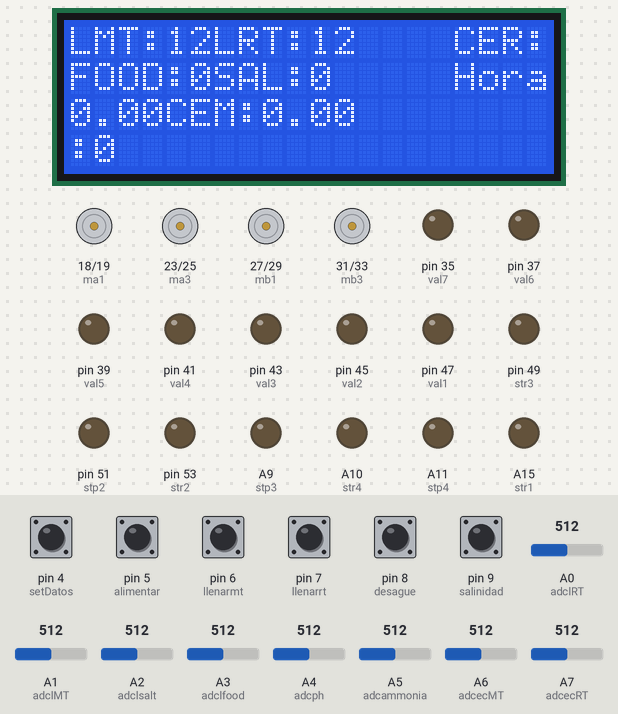
A sketch run on a simulated Arduino Mega 2560, built with avr-gcc and run on an emulated ATmega2560. Parts: 20×4 character LCD, motor-driver pin pairs drawn as motors (green arrow = first pin HIGH = forward, orange = second pin HIGH = backward, longer = more drive), output pins drawn as LEDs (lit = HIGH). The inputs (shaded band) are chosen by the test bench; at power-on: pin 4 (setDatos), pin 5 (alimentar), pin 6 (llenarmt), pin 7 (llenarrt), pin 8 (desague), pin 9 (salinidad) HIGH, A0 (adclRT) = 512, A1 (adclMT) = 512, A2 (adclsalt) = 512, A3 (adclfood) = 512, A4 (adcph) = 512, A5 (adcammonia) = 512, A6 (adcecMT) = 512, A7 (adcecRT) = 512.

Above: at 2.3 s.
2.4 s: pin 8 (desague) pulled LOW for 0.15 s
At 5.2 s:
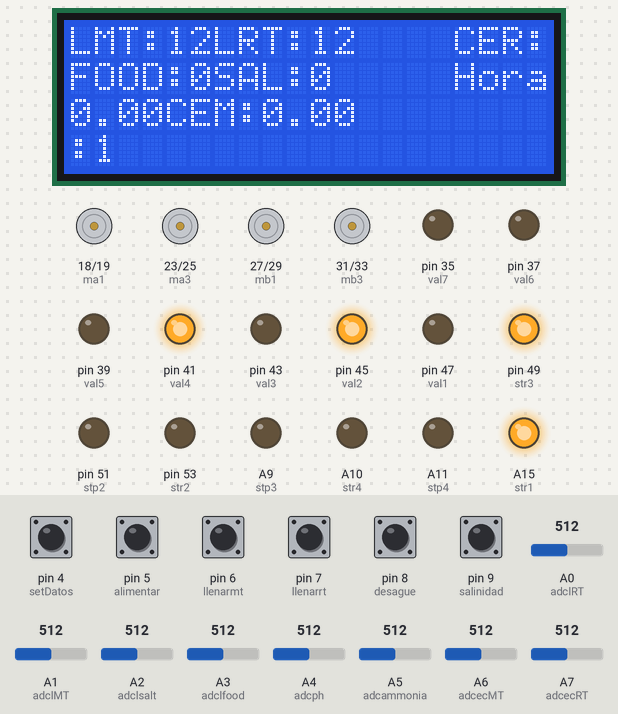
5.5 s: pin 8 (desague) pulled LOW for 1 s
At 8.9 s:
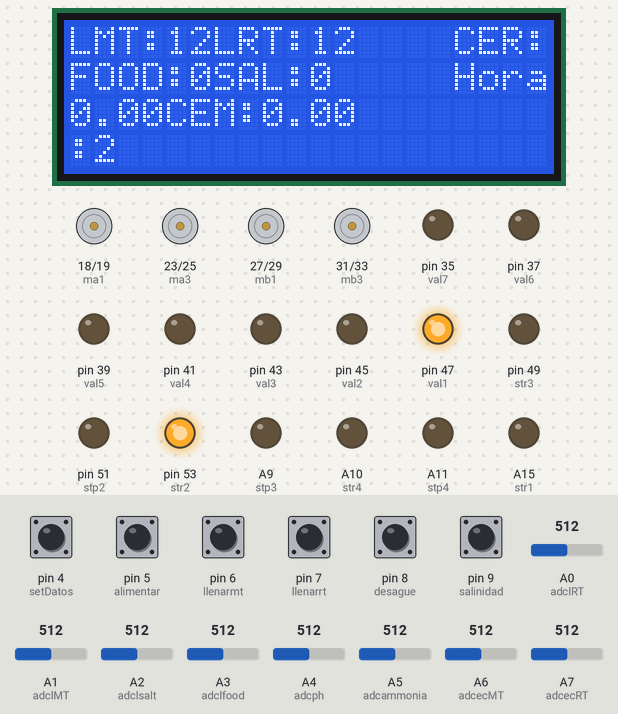
9.5 s: pin 5 (alimentar) pulled LOW for 0.15 s
At 9.86 s:
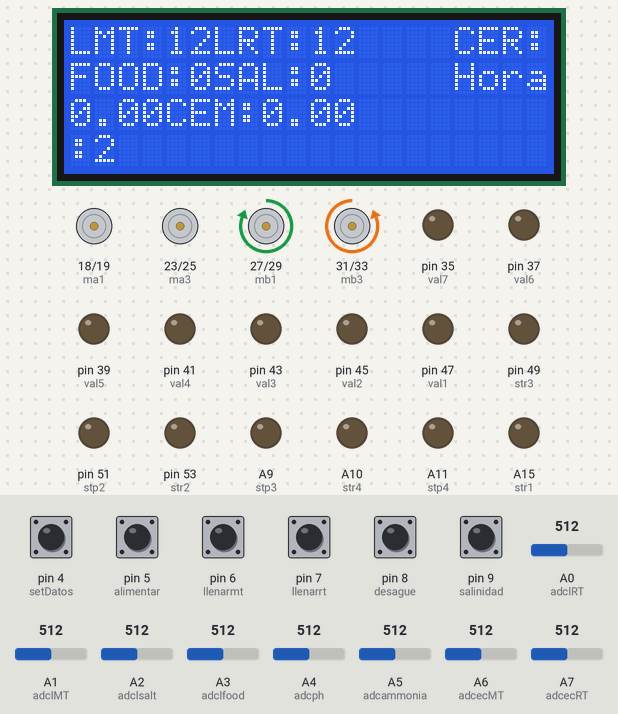
11.8 s: A0 (adclRT) set to 992
14.8 s: pin 9 (salinidad) pulled LOW for 0.15 s
At 15.1 s:
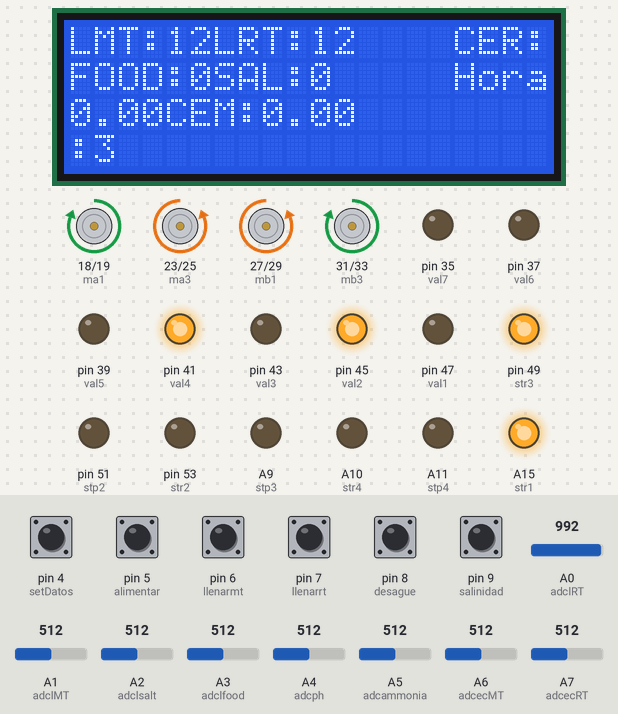
17.1 s: pin 4 (setDatos) pulled LOW for 1 s
At 18.9 s:
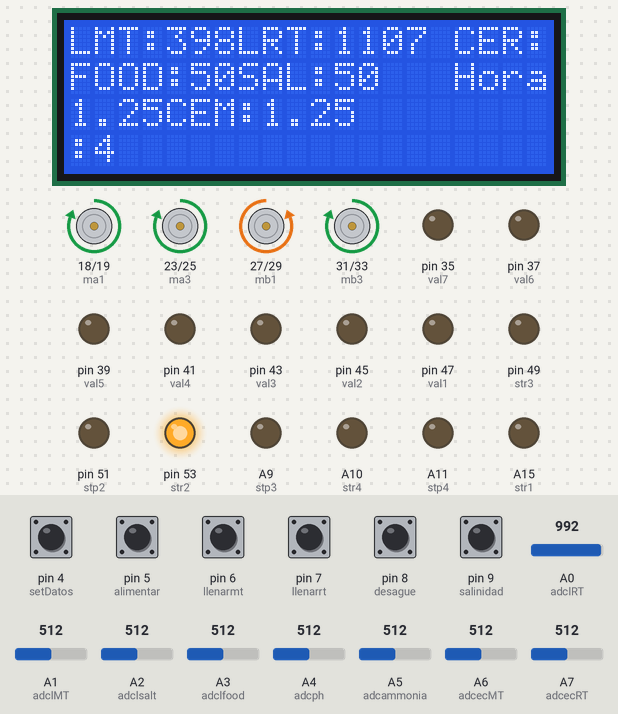
Timing chart, 0 to 26.4 s (numbered marks = the images above; inputs shaded):
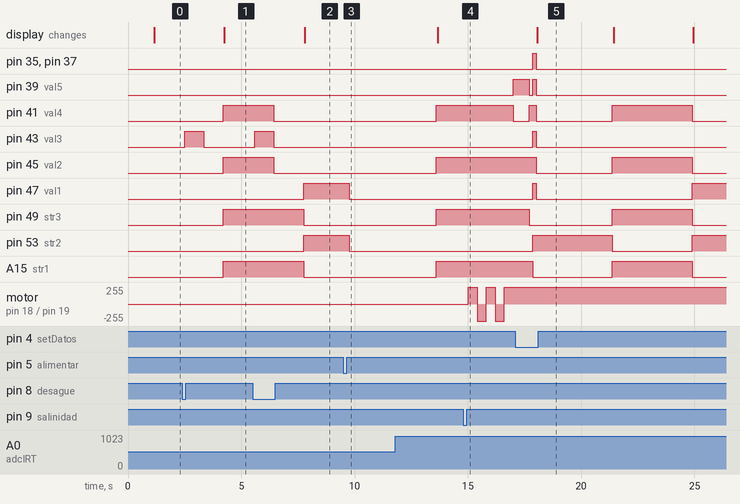

Measured:
- after the input at 2.4 s, pin 41 (val4), pin 45 (val2), pin 49 (str3), A15 (str1): LOW → HIGH after 1.8 s instead of 1.2 s; pin 43 (val3): LOW → HIGH after 0.10 s, → LOW 0.85 s later
- after the input at 5.5 s, pin 41 (val4), pin 45 (val2): HIGH → LOW after 0.94 s instead of 2.2 s; pin 43 (val3): LOW → HIGH after 0.09 s, → LOW 0.85 s later
- after the input at 9.5 s, pin 41 (val4), pin 45 (val2): stays LOW (without the input it goes to HIGH after 1.8 s)
- after the input at 14.8 s, pin 39 (val5): LOW → HIGH after 2.2 s; pin 41 (val4): HIGH → LOW after 2.2 s
- after the input at 17.1 s, pin 35 (val7), pin 37 (val6), pin 43 (val3): LOW → HIGH after 0.77 s, → LOW 0.15 s later

The sketch:

AutoAcuario.ino
```cpp
#include <LiquidCrystal_I2C.h>

LiquidCrystal_I2C lcd(0x27,20,4);

// ASIGNACION DE PINES EN PROTEUS
const  int adclRT     =A0;//
const  int adclMT     =A1;
const  int adclsalt   =A2;
const  int adclfood   =A3;
const  int adcph      =A4;
const  int adcammonia =A5;
const  int adcecMT    =A6;
const  int adcecRT    =A7;
const  int setDatos   =4;
const  int alimentar  =5;
const  int llenarmt   =6;
const  int llenarrt   =7;
const  int desague    =8;
const  int salinidad  =9;

//POTENCIÓMETROS DE VARIABLES EN PROTEUS
float pammonia =0;//CONCENTRACIÓN DE AMONIO
float pph      =0;//PH EN TANQUE DE RECIRCULACIÓN
float pecMT    =0;//CONDUCTIVIDAD ELÉCTRICA EN TANQUE DE MEZCLA
float pecRT    =0;//CONDUCTIVIDAD ELÉCTRICA EN TANQUE DE RECIRCULACIÓN
float plfood   =0;//NIVEL EN TOLVA DE COMIDA
float plsalt   =0;//nivel EN TOLVA DE SAL
float plRT     =0;//NIVEL EN TANQUE DE RECIRCULACIÓN
float plMT     =0;//NIVEL EN TANQUE DE MEZCLAS

// S E N S O R E S//

//SENSORES DE NIVEL
const  int trigRT     =34;//
const  int echoRT     =36;
const  int trigMT     =50;
const  int echoMT     =52;
const  int trigSalt   =42;
const  int echoSalt   =44;
const  int trigFood   =38;
const  int echoFood   =40;

//SENSOR DE PH
const  int rxPH   =28;
const  int txPH   =26;

//SENSORES DE ELECTROCONDUCTIVIDAD
const  int rxECMT  =34;
const  int txECMT  =36;
const  int rxECRT  =32;
const  int txECRT  =30;

//BUS DE SENSORES 1WIRE
const  int oneWire =22;

//SENSOR DE AMONÍACO
const  int rxAmonio =15;
const  int txAmonio =14;

//A C T U A D O R E S//

//MOTOR PAP SAL
const  int ma1 =18;
const  int ma2 =19;
const  int ma3 =23;
const  int ma4 =25;


//MOTOR PAP COMIDA
const  int mb1 =27;
const  int mb2 =29;
const  int mb3 =31;
const  int mb4 =33;


//INDICADORES VISUALES Y SÓNICOS
const  int buzz =3;
const  int ledR =7;
const  int ledG =6;
const  int ledB =5;

//ELECTROVÁLVULAS
const  int val1 =47;
const  int val2 =45;
const  int val3 =43;
const  int val4 =41;
const  int val5 =39;
const  int val6 =37;
const  int val7 =35;

//RELÉS BOMBAS CENTRÍFUGAS
const  int str1=A15;
const  int stp1=A14;
const  int str2=53;
const  int stp2=51;
const  int str3=49;
const  int stp3=A9;
const  int str4=A10;
const  int stp4=A11;
const  int str5=A12;
const  int stp5=A13;

//VARIABLES REALES
float ammonia =0;//Concentracion de amonio
float ph      =0;//ph en tanque de circulacion
float ecMT    =0;//ec en tanque de mezclas
float ecRT    =0;//ec en tanque de circulacion
float lfood   =0;//nivel de comida
float lsalt   =0;//nivel de sal
float lRT     =12.31;//nivel en tanque de circulacion
float lMT     =12.310;//nivel en tanque de mezclas
//FUNCIONES
String funcion []={"Alimentando", "Desague",};
// Retardo de pulsador
int debounce=150;
//Retardo proteus
int   proteus     =700;
bool  horapar     =HIGH;
long  ultimoTiempo=0;
int   hora        =0;
void setup() {
  Serial2.begin(9600);
  //CONFIGURACION DE PUERTOS

    //B O T O N E S  P R O T E U S
    pinMode(setDatos,INPUT_PULLUP);
    pinMode(alimentar,INPUT_PULLUP);
    pinMode(llenarmt,INPUT_PULLUP);
    pinMode(llenarrt,INPUT_PULLUP);
    pinMode(desague,INPUT_PULLUP);
    pinMode(salinidad,INPUT_PULLUP);

    //P U E R T O S  D E  S A L I D A//

    //MOTORES PAP DISPENSADORES
    pinMode(ma1, OUTPUT);
    pinMode(ma2, OUTPUT);
    pinMode(ma3, OUTPUT);
    pinMode(ma4, OUTPUT);
    pinMode(mb1, OUTPUT);
    pinMode(mb2, OUTPUT);
    pinMode(mb3, OUTPUT);
    pinMode(mb4, OUTPUT);

    //ELECTROVÁLVULAS
    pinMode(val1, OUTPUT);
    pinMode(val2, OUTPUT);
    pinMode(val3, OUTPUT);
    pinMode(val4, OUTPUT);
    pinMode(val5, OUTPUT);
    pinMode(val6, OUTPUT);
    pinMode(val7, OUTPUT);

    //BOMAS CENTRÍFUGAS
    pinMode(str1, OUTPUT);
    pinMode(stp1, OUTPUT);
    pinMode(str2, OUTPUT);
    pinMode(stp2, OUTPUT);
    pinMode(str3, OUTPUT);
    pinMode(stp3, OUTPUT);
    pinMode(str4, OUTPUT);
    pinMode(stp4, OUTPUT);
    pinMode(str5, OUTPUT);
    pinMode(stp5, OUTPUT);


  //INICIALIZACIÓN LCD
    lcd.init();
    lcd.backlight();
  lcd.setCursor(0,0);//Primera fila
  lcd.print("    Acuario");
  lcd.setCursor(0,1);//Segunda fila
  lcd.print("     Sambil");
  lcd.setCursor(0,2);//Tercera fila
  lcd.print("  San");
  lcd.setCursor(0,3);//Cuarta fila
  lcd.print("Cristobal");
  delay(1000);
  lcd.clear();
              }
  void loop()
  {


      //LEER DATOS DE POTENCIOMETROS
      pammonia  =analogRead(adcammonia);
      pammonia  =pammonia*0.002/1023;
      pph       =analogRead(adcph);
      pph       =pph*14/1023;
      pecMT     =analogRead(adcecMT);
      pecMT     =pecMT*30/1023;
      pecMT     =1.1+pecMT/100;
      pecRT     =analogRead(adcecRT);
      pecRT     =pecRT*30/1023;
      pecRT     =1.1+pecRT/100;
      plMT      =analogRead(adclMT);
      plMT      =plMT*795/1023;
      plRT      =analogRead(adclRT);
      plRT      =plRT*1142/1023;
      plfood    =analogRead(adclfood);
      plfood    =plfood*100/1023;
      plsalt    =analogRead(adclsalt);
      plsalt    =plsalt*100/1023;
      Serial2.print("LMT:");
      Serial2.println(plMT);
      Serial2.print("LRT:");
      Serial2.println(plRT);
      Serial2.print("Ammonia:");
      Serial2.println(pammonia);
      Serial2.print("PH:");
      Serial2.println(pph);
      Serial2.print("CERT:");
      Serial2.println(pecRT);
      Serial2.print("CEMT:");
      Serial2.println(pecMT);
              //LEER DATOS DE POTENCIOMETROS
              if(digitalRead(setDatos)==0)  {
                valvulas(1,1,1,1,1,1,1);
              delay(debounce);
                valvulas(0,0,0,0,0,0,0);
              ammonia =pammonia;//CONCENTRACIÓN DE AMONIO
              ph      =pph;//PH EN TANQUE DE RECIRCULACIÓN
              ecMT    =pecMT;//ELECTROCONDUCTIVIDAD EN TANQUE DE MEZCLA
              ecRT    =pecRT;//ELECTROCONDUCTIVIDAD EN TANQUE DE RECIRCULACIÓN
              lfood   =plfood;//NIVEL EN TOLVA DE COMIDA
              lsalt   =plsalt;//NIVEL EN TOLVA DE SAL
              lRT     =plRT;//NIVEL EN TANQUE DE RECIRCULACIÓN
              lMT     =plMT;//NIVEL EN TANQUE DE MEZCLA

                                            }

              if(digitalRead(alimentar)==0||hora==8){
              delay(debounce);
              valvulas(0,0,0,0,0,0,0);
              digitalWrite(str1, LOW);
              digitalWrite(str2, LOW);
              digitalWrite(str3, LOW);
              food(15);
              delay(proteus);

                                          }
              if(digitalRead(llenarmt)==0){
              delay(debounce);
              valvulas(2,2,2,2,2,1,2);
              digitalWrite(str3, HIGH);
              delay(proteus);
              valvulas(2,2,2,2,2,0,2);
              digitalWrite(str3, LOW);
                                          }
              if(digitalRead(llenarrt)==0){
              delay(debounce);

              valvulas(2,2,0,0,1,2,2);
              digitalWrite(str3, HIGH);
              delay(proteus*2);
              valvulas(2,2,0,1,0,2,2);
              digitalWrite(str3, LOW);
              delay(proteus);

                                          }
              if(digitalRead(desague)==0){
               valvulas(2,2,1,2,2,2,2);
              delay(debounce);
              delay(proteus);
              valvulas(0,0,0,0,0,0,0);
              delay(proteus);

                                          }

              if(digitalRead(salinidad)==0){
              delay(debounce);
              valvulas(2,2,2,1,0,0,2);
              salt(10);
              valvulas(2,2,2,0,1,0,2);
              digitalWrite(str1, HIGH);
              delay(proteus);
              digitalWrite(str3, LOW);
              valvulas(2,2,2,1,0,0,2);

                                          }


  //MOSTRAR VALORES EN PANTALLA LCD
  lcd.clear();
  lcd.setCursor(0,0);//Primera fila
  lcd.print("LMT:");
  lcd.print(lMT, 0);
  lcd.print("LRT:");
  lcd.print(lRT,0);
  lcd.setCursor(0,1);//Segunda fila
  lcd.print("FOOD:");
  lcd.print(lfood,0);
  lcd.print("SAL:");
  lcd.print(lsalt,0);
  lcd.setCursor(-4,2);//Tercera fila
  lcd.print("CER:");
  lcd.print(ecMT);
  lcd.print("CEM:");
  lcd.print(ecMT);
  lcd.setCursor(-4,3);//Cuarta fila
  lcd.print("Hora:");
  lcd.print(hora);

  delay(100);


  if (millis() - ultimoTiempo >=  proteus*5) {
    horapar=!horapar;
    hora++;
    if(hora==24)hora=0;
    ultimoTiempo = millis();
    if (horapar){

      digitalWrite(str1, LOW);
      digitalWrite(str2, HIGH);
      digitalWrite(str3, LOW);
      valvulas(1,0,2,0,2,2,2);
      }
      else
      {
      digitalWrite(str1, HIGH);
      digitalWrite(str2, LOW);
      digitalWrite(str3, HIGH);
      valvulas(0,1,2,1,2,2,2);

        }


    }
    }


void valvulas(int v1, int v2,int v3, int v4,int v5, int v6, int v7)
{
  if(v1==0||v1==1){
  digitalWrite(val1 ,v1);}
  if(v2==0||v2==1){
  digitalWrite(val2 ,v2);}
  if(v3==0||v3==1){
  digitalWrite(val3 ,v3);}
  if(v4==0||v4==1){
  digitalWrite(val4 ,v4);}
  if(v5==0||v5==1){
  digitalWrite(val5 ,v5);}
  if(v6==0||v6==1){
  digitalWrite(val6 ,v6);}
  if(v7==0||v7==1){
  digitalWrite(val7 ,v7);}

}

void bombas(int nBomba, bool orden  ){
  //APAGAR O ENCENDER BOMBAS USANDO INTEGRADO DARLINGTON
  switch (nBomba) {
    case 1:
          if(orden==1)digitalWrite(str1, HIGH);
          if(orden==0)digitalWrite(stp1, HIGH);
      break;
    case 2:
          if(orden==1)digitalWrite(str2, HIGH);
          if(orden==0)digitalWrite(stp2, HIGH);
      break;
    case 3:
          if(orden==1)digitalWrite(str3, HIGH);
          if(orden==0)digitalWrite(stp3, HIGH);
      break;
    case 4:
          if(orden==1)digitalWrite(str4, HIGH);
          if(orden==0)digitalWrite(stp4, HIGH);
      break;
     case 5:
          if(orden==1)digitalWrite(str5, HIGH);
          if(orden==0)digitalWrite(stp5, HIGH);
      break;

    default:

    break;
  }

  //delay(2000);// TIEMPO PARA ACTIVAR
    //Apagar reles
    /*
    digitalWrite(str1, LOW);
    digitalWrite(stp1, LOW);
    digitalWrite(str2, LOW);
    digitalWrite(stp2, LOW);
    digitalWrite(str3, LOW);
    digitalWrite(stp3, LOW);
    digitalWrite(str4, LOW);
    digitalWrite(stp4, LOW);
    digitalWrite(str5, LOW);
    digitalWrite(stp5, LOW);
      */       }

//FUNCION PARA DISPENSADOR DE COMIDA
void food(int pasos){
 int posSec=0;
 bool sec[4][4]={  {1,0,0,1},
            {1,0,1,0},
            {0,1,1,0},
            {0,1,0,1}};

  for (int x=0;x<pasos;x++ ) {
    if (posSec==4)posSec=0;//return the position to zero

    digitalWrite(mb1, sec[posSec][ 0]);
    digitalWrite(mb2, sec[posSec][ 1]);
    digitalWrite(mb3, sec[posSec][ 2]);
    digitalWrite(mb4, sec[posSec][ 3]);
    delay(200);//TIEMPO ENTRE PASOS
    posSec++;
    }
  }
//FUNCION PARA DISPENSADOR DE SAL
void salt(int pasos){
 int posSec=0;
 bool sec[4][4]={  {1,0,0,1},
            {1,0,1,0},
            {0,1,1,0},
            {0,1,0,1}};

  for (int x=0;x<pasos;x++ ) {
    if (posSec==4)posSec=0;//RETORNAR A CERO

    digitalWrite(ma1, sec[posSec][ 0]);
    digitalWrite(ma2, sec[posSec][ 1]);
    digitalWrite(ma3, sec[posSec][ 2]);
    digitalWrite(ma4, sec[posSec][ 3]);
    delay(200);//TIEMPO ENTRE PASOS
    posSec++;
    }
  }
```
